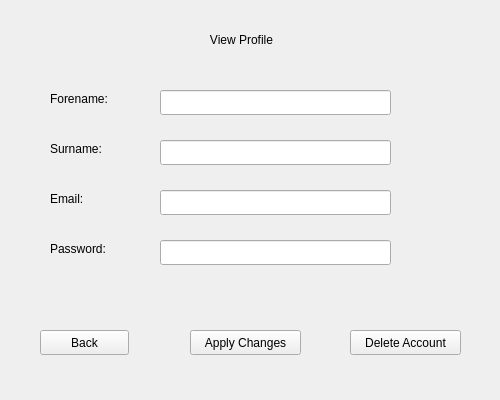
<?xml version="1.0" encoding="UTF-8"?>
<ui version="4.0">
 <class>ViewProfileWindow</class>
 <widget class="QWidget" name="ViewProfileWindow">
  <property name="geometry">
   <rect>
    <x>0</x>
    <y>0</y>
    <width>500</width>
    <height>400</height>
   </rect>
  </property>
  <property name="windowTitle">
   <string>Form</string>
  </property>
  <widget class="QStackedWidget" name="stackedWidget">
   <property name="geometry">
    <rect>
     <x>0</x>
     <y>0</y>
     <width>500</width>
     <height>400</height>
    </rect>
   </property>
   <widget class="QWidget" name="page">
    <widget class="QLabel" name="ViewProfileTitle">
     <property name="geometry">
      <rect>
       <x>196</x>
       <y>30</y>
       <width>91</width>
       <height>20</height>
      </rect>
     </property>
     <property name="text">
      <string>View Profile</string>
     </property>
     <property name="alignment">
      <set>Qt::AlignCenter</set>
     </property>
    </widget>
    <widget class="QLabel" name="VPFnameLabel">
     <property name="geometry">
      <rect>
       <x>50</x>
       <y>90</y>
       <width>81</width>
       <height>17</height>
      </rect>
     </property>
     <property name="text">
      <string>Forename:</string>
     </property>
    </widget>
    <widget class="QLabel" name="VPEmailLabel">
     <property name="geometry">
      <rect>
       <x>50</x>
       <y>190</y>
       <width>67</width>
       <height>17</height>
      </rect>
     </property>
     <property name="text">
      <string>Email:</string>
     </property>
    </widget>
    <widget class="QLabel" name="VPPasswordLabel">
     <property name="geometry">
      <rect>
       <x>50</x>
       <y>240</y>
       <width>91</width>
       <height>17</height>
      </rect>
     </property>
     <property name="text">
      <string>Password:</string>
     </property>
    </widget>
    <widget class="QLabel" name="VPSnameLabel">
     <property name="geometry">
      <rect>
       <x>50</x>
       <y>140</y>
       <width>67</width>
       <height>17</height>
      </rect>
     </property>
     <property name="text">
      <string>Surname:</string>
     </property>
    </widget>
    <widget class="QLineEdit" name="VPFnameInputBox">
     <property name="geometry">
      <rect>
       <x>160</x>
       <y>90</y>
       <width>231</width>
       <height>25</height>
      </rect>
     </property>
    </widget>
    <widget class="QLineEdit" name="VPSnameInputBox">
     <property name="geometry">
      <rect>
       <x>160</x>
       <y>140</y>
       <width>231</width>
       <height>25</height>
      </rect>
     </property>
    </widget>
    <widget class="QLineEdit" name="VPEmailInputBox">
     <property name="geometry">
      <rect>
       <x>160</x>
       <y>190</y>
       <width>231</width>
       <height>25</height>
      </rect>
     </property>
    </widget>
    <widget class="QLineEdit" name="VPPasswordInputBox">
     <property name="geometry">
      <rect>
       <x>160</x>
       <y>240</y>
       <width>231</width>
       <height>25</height>
      </rect>
     </property>
    </widget>
    <widget class="QPushButton" name="VPBackButton">
     <property name="geometry">
      <rect>
       <x>40</x>
       <y>330</y>
       <width>89</width>
       <height>25</height>
      </rect>
     </property>
     <property name="text">
      <string>Back</string>
     </property>
    </widget>
    <widget class="QPushButton" name="DeleteAccButton">
     <property name="geometry">
      <rect>
       <x>350</x>
       <y>330</y>
       <width>111</width>
       <height>25</height>
      </rect>
     </property>
     <property name="text">
      <string>Delete Account</string>
     </property>
    </widget>
    <widget class="QPushButton" name="ApplyButton">
     <property name="geometry">
      <rect>
       <x>190</x>
       <y>330</y>
       <width>111</width>
       <height>25</height>
      </rect>
     </property>
     <property name="text">
      <string>Apply Changes</string>
     </property>
    </widget>
   </widget>
  </widget>
 </widget>
 <resources/>
 <connections/>
</ui>
